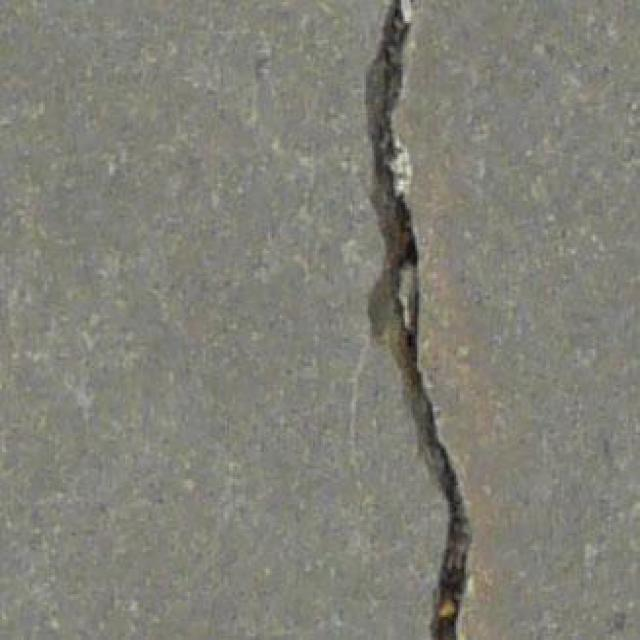
#> input picture dataset/images/images_648.jpg, 640 x 640 px; its folder holds only this picture in this run
$ python -i utils.py   (imports and definitions only)   (older library calls are emulated)
#> lines starting #> are read from the running program, lines starting #| are printed output that depends on the picture
"""
Scipy version > 0.18 is needed, due to 'mode' option from scipy.misc.imread function
"""

import os
import glob
import h5py
import random
import matplotlib.pyplot as plt
import cv2 as cv

from PIL import Image  # for loading images as YCbCr format
import scipy.misc
import scipy.ndimage
import numpy as np
import math
import imageio

import tensorflow as tf

#FLAGS = tf.app.flags.FLAGS

def transform(images):
  return np.array(images)/127.5 - 1.
def inverse_transform(images):
  return (images+1.)/2
# [36 lines left out: functions prepare_data, imread, imsave, not called in this run]

def get_image(image_path,is_grayscale=False):
  image = imread(image_path, is_grayscale)
  return image/255
def get_lable(image_path,is_grayscale=False):
  image = imread(image_path, is_grayscale)
  return image/255.
def imsave_lable(image, path):
  return imageio.imwrite(path, image*255)


def white_balance(img, percent=0):
#    img=cv.cvtColor(img, cv.COLOR_RGB2BGR)
#> called with percent = 0
    out_channels = []
    cumstops = (
        img.shape[0] * img.shape[1] * percent / 200.0,
        img.shape[0] * img.shape[1] * (1 - percent / 200.0)
    )
#> cumstops = (0, 409600)
    for channel in cv.split(img):
        cumhist = np.cumsum(cv.calcHist([channel], [0], None, [256], (0,256)))
        low_cut, high_cut = np.searchsorted(cumhist, cumstops)
        lut = np.concatenate((
            np.zeros(low_cut),
            np.around(np.linspace(0, 255, high_cut - low_cut + 1)),
            255 * np.ones(255 - high_cut)
        ))
        out_channels.append(cv.LUT(channel, lut.astype('uint8')))
#> this loop made 3 passes
#> high_cut on passes 1 to 3: 230, 230, 220
#> after the loop, out_channels = 3 items
    img=cv.merge(out_channels)
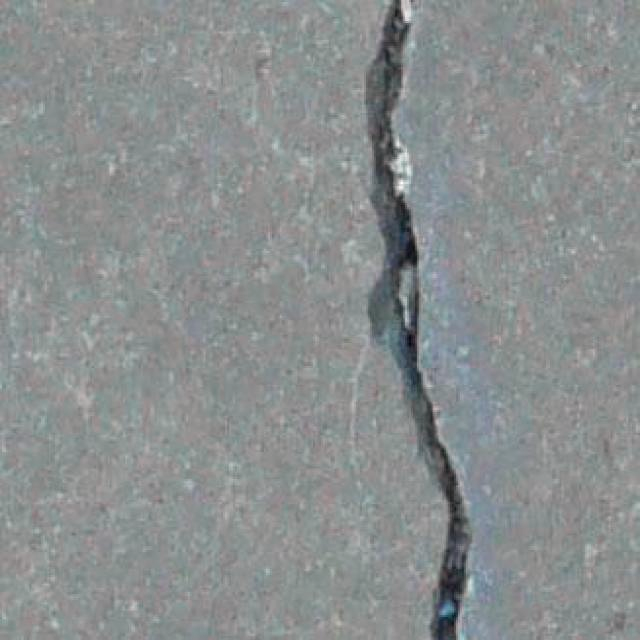
#> img: shape (640, 640, 3); mean of channels 0, 1, 2 142.9, 142.6, 138.1; drawn as B, G, R
    #cv.imshow('WB1', img)
    print(percent)
    #cv.waitKey(0)
    #cv.destroyAllWindows()
#    img=cv.cvtColor(img, cv.COLOR_BGR2RGB)
    return img

# [7 lines left out: function adjust_gamma, not called in this run]


# [14 lines of commented-out code are left out]

>>> import cv2
>>> picture = cv2.cvtColor(cv2.imread('../../dataset/images/images_648.jpg'), cv2.COLOR_BGR2RGB)
>>> result = white_balance(picture)

$ run again, on dataset/images/images_650.jpg
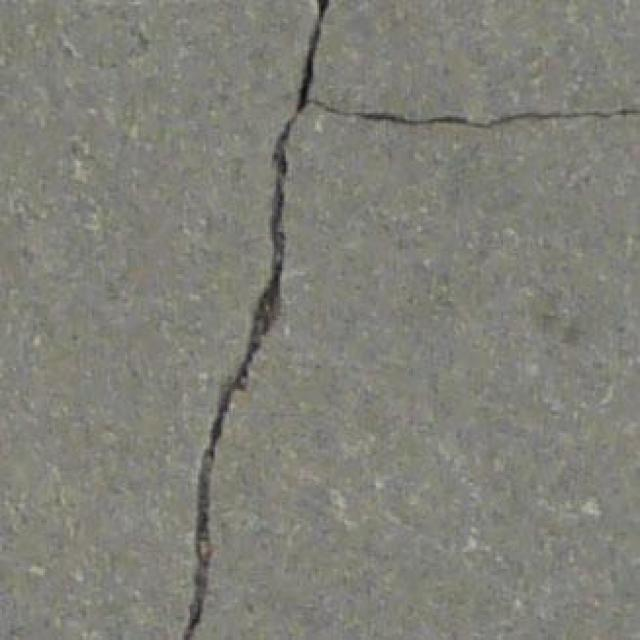
#> input picture dataset/images/images_650.jpg, 640 x 640 px
#> the loop in white_balance, `for channel in cv.split(img):` made 3 passes
#> high_cut on passes 1 to 3: 183, 185, 174
#> after the loop in white_balance, `for channel in cv.split(img):`: out_channels = 3 items
#> in white_balance, `img=cv.merge(out_channels)`:
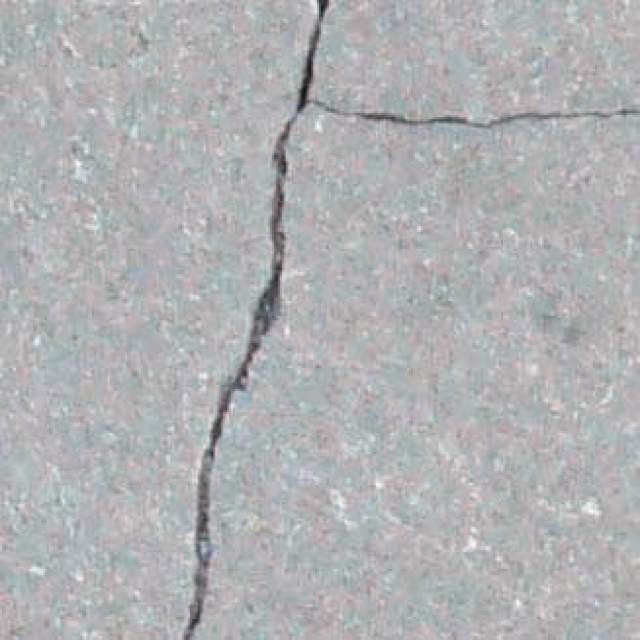
#> img: shape (640, 640, 3); mean of channels 0, 1, 2 178.9, 177.1, 176.3; drawn as B, G, R

$ run again, on dataset/images/images_762.jpg
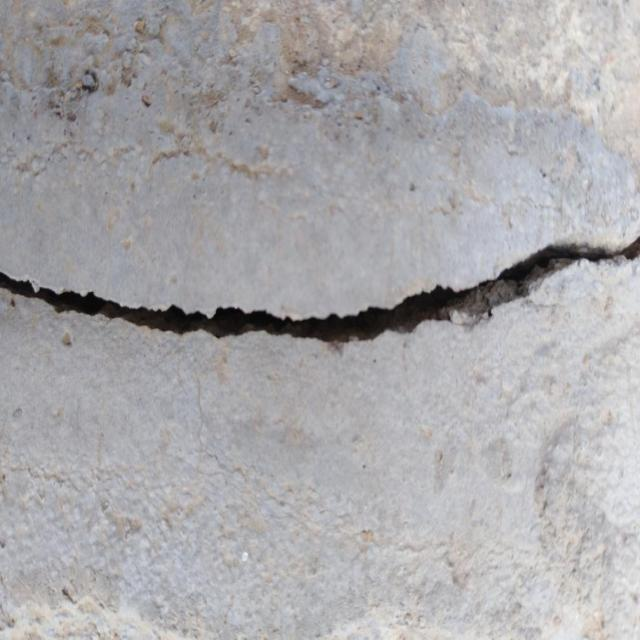
#> input picture dataset/images/images_762.jpg, 640 x 640 px
#> the loop in white_balance, `for channel in cv.split(img):` made 3 passes
#> high_cut on passes 1 to 3: 247, 247, 245
#> after the loop in white_balance, `for channel in cv.split(img):`: out_channels = 3 items
#> in white_balance, `img=cv.merge(out_channels)`:
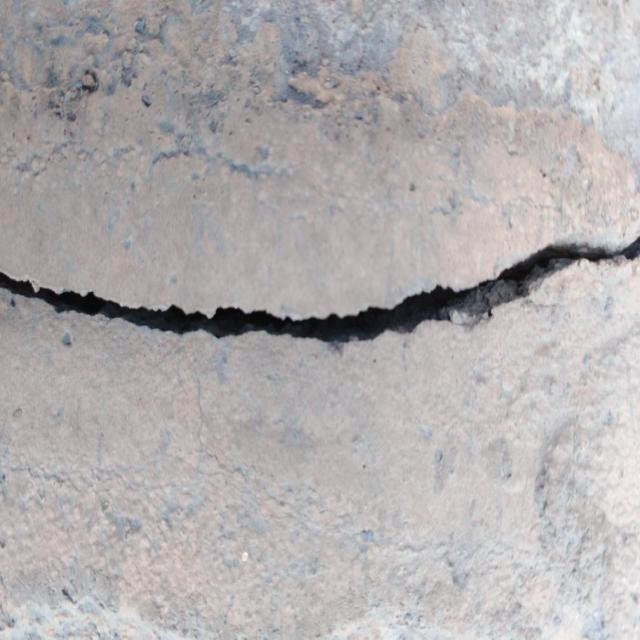
#> img: shape (640, 640, 3); mean of channels 0, 1, 2 175.1, 173.7, 177.4; drawn as B, G, R
